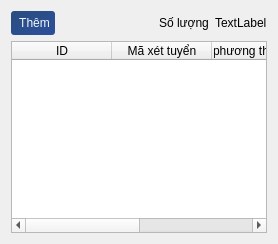
            <widget class="QWidget" name="thanh_tich_page">
             <layout class="QVBoxLayout" name="verticalLayout_12">
              <item>
               <layout class="QHBoxLayout" name="_9">
                <item>
                 <widget class="QPushButton" name="add_thanh_tich_button">
                  <property name="styleSheet">
                   <string notr="true">QPushButton {
	border-radius: 3px;
	padding: 5px;
    background-color: qlineargradient(spread:pad, x1:0, y1:0, x2:1, y2:1, stop:0.00473934 rgba(14, 56, 110, 224), stop:1 rgba(18, 56, 145, 224));
    color: rgb(240, 248, 255);
}

QPushButton:hover{
    background-color: qlineargradient(spread:pad, x1:0, y1:0, x2:1, y2:1, stop:0.00473934 rgba(21, 83, 162, 224), stop:1 rgba(46, 86, 179, 224));
}</string>
                  </property>
                  <property name="text">
                   <string> Thêm</string>
                  </property>
                  <property name="icon">
                   <iconset resource="assets.qrc">
                    <normaloff>:/assets/images/plus-100.png</normaloff>:/assets/images/plus-100.png</iconset>
                  </property>
                  <property name="iconSize">
                   <size>
                    <width>16</width>
                    <height>16</height>
                   </size>
                  </property>
                 </widget>
                </item>
                <item>
                 <spacer name="horizontalSpacer_10">
                  <property name="orientation">
                   <enum>Qt::Orientation::Horizontal</enum>
                  </property>
                  <property name="sizeHint" stdset="0">
                   <size>
                    <width>40</width>
                    <height>20</height>
                   </size>
                  </property>
                 </spacer>
                </item>
                <item>
                 <widget class="QLabel" name="label_11">
                  <property name="text">
                   <string>Số lượng</string>
                  </property>
                 </widget>
                </item>
                <item>
                 <widget class="QLabel" name="thanh_tich_size">
                  <property name="text">
                   <string>TextLabel</string>
                  </property>
                 </widget>
                </item>
               </layout>
              </item>
              <item>
               <widget class="QTableWidget" name="thanh_tich_table">
                <property name="contextMenuPolicy">
                 <enum>Qt::ContextMenuPolicy::CustomContextMenu</enum>
                </property>
                <property name="editTriggers">
                 <set>QAbstractItemView::EditTrigger::NoEditTriggers</set>
                </property>
                <property name="selectionBehavior">
                 <enum>QAbstractItemView::SelectionBehavior::SelectRows</enum>
                </property>
                <property name="sortingEnabled">
                 <bool>false</bool>
                </property>
                <attribute name="horizontalHeaderStretchLastSection">
                 <bool>true</bool>
                </attribute>
                <attribute name="verticalHeaderVisible">
                 <bool>false</bool>
                </attribute>
                <column>
                 <property name="text">
                  <string>ID</string>
                 </property>
                </column>
                <column>
                 <property name="text">
                  <string>Mã xét tuyển</string>
                 </property>
                </column>
                <column>
                 <property name="text">
                  <string>Tên phương thức xét tuyển</string>
                 </property>
                </column>
                <column>
                 <property name="text">
                  <string>Mô tả</string>
                 </property>
                </column>
               </widget>
              </item>
             </layout>
            </widget>
